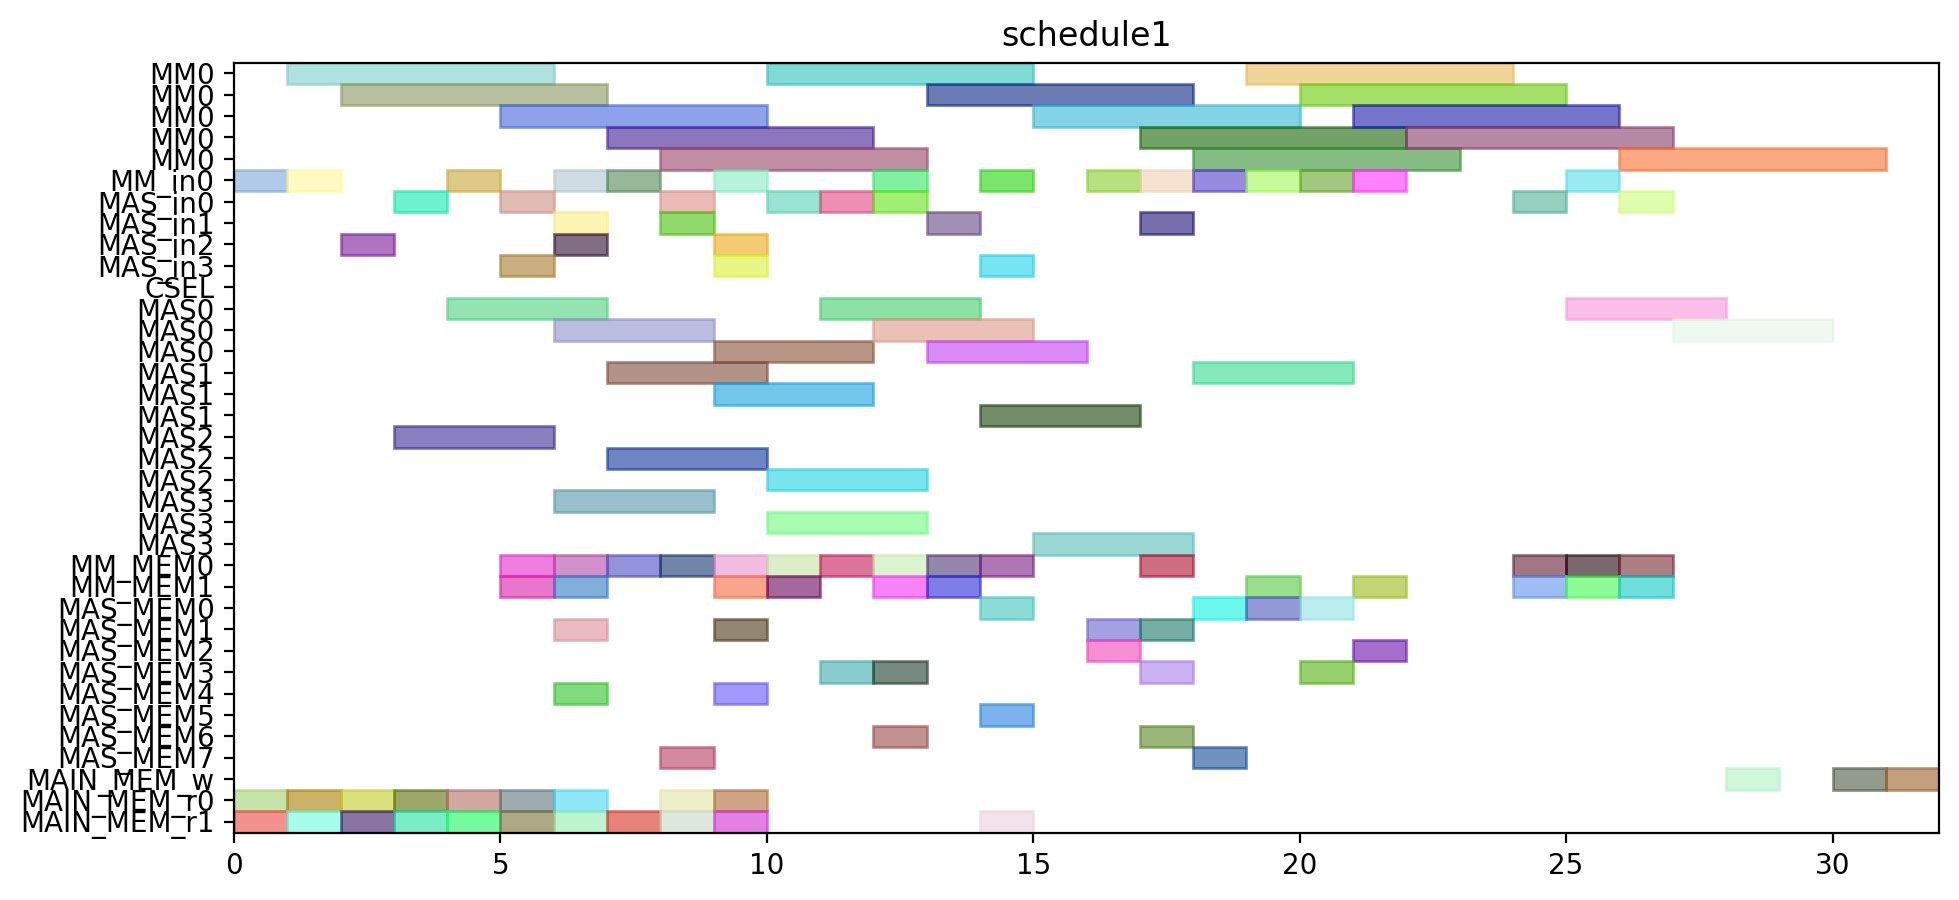

The script that drew this image:
from pyschedule import Scenario, solvers, plotters, alt


def solve():
	horizon = 146
	S = Scenario("schedule1", horizon=horizon)

	# resource
	MM = S.Resources('MM', num=1, size=5)
	MM_in = S.Resources('MM_in', num=1)
	MAS_in = S.Resources('MAS_in', num=4)
	CSEL = S.Resource('CSEL')
	MAS = S.Resources('MAS', num=4, size=3, periods=range(1, horizon))
	MM_MEM = S.Resources('MM_MEM', num=2)
	MAS_MEM = S.Resources('MAS_MEM', num=8)
	MAIN_MEM_w = S.Resource('MAIN_MEM_w', size=1)
	MAIN_MEM_r = S.Resources('MAIN_MEM_r', num=2)

	# result of previous scheduling
	t0_in = S.Task('t0_in', length=1, delay_cost=1)
	S += t0_in >= 0
	t0_in += MM_in[0]

	t0_mem0 = S.Task('t0_mem0', length=1, delay_cost=1)
	S += t0_mem0 >= 0
	t0_mem0 += MAIN_MEM_r[0]

	t0_mem1 = S.Task('t0_mem1', length=1, delay_cost=1)
	S += t0_mem1 >= 0
	t0_mem1 += MAIN_MEM_r[1]

	t0 = S.Task('t0', length=5, delay_cost=1)
	S += t0 >= 1
	t0 += MM[0]

	t2_in = S.Task('t2_in', length=1, delay_cost=1)
	S += t2_in >= 1
	t2_in += MM_in[0]

	t2_mem0 = S.Task('t2_mem0', length=1, delay_cost=1)
	S += t2_mem0 >= 1
	t2_mem0 += MAIN_MEM_r[0]

	t2_mem1 = S.Task('t2_mem1', length=1, delay_cost=1)
	S += t2_mem1 >= 1
	t2_mem1 += MAIN_MEM_r[1]

	t13_in = S.Task('t13_in', length=1, delay_cost=1)
	S += t13_in >= 2
	t13_in += MAS_in[2]

	t13_mem0 = S.Task('t13_mem0', length=1, delay_cost=1)
	S += t13_mem0 >= 2
	t13_mem0 += MAIN_MEM_r[0]

	t13_mem1 = S.Task('t13_mem1', length=1, delay_cost=1)
	S += t13_mem1 >= 2
	t13_mem1 += MAIN_MEM_r[1]

	t2 = S.Task('t2', length=5, delay_cost=1)
	S += t2 >= 2
	t2 += MM[0]

	t13 = S.Task('t13', length=3, delay_cost=1)
	S += t13 >= 3
	t13 += MAS[2]

	t14_in = S.Task('t14_in', length=1, delay_cost=1)
	S += t14_in >= 3
	t14_in += MAS_in[0]

	t14_mem0 = S.Task('t14_mem0', length=1, delay_cost=1)
	S += t14_mem0 >= 3
	t14_mem0 += MAIN_MEM_r[0]

	t14_mem1 = S.Task('t14_mem1', length=1, delay_cost=1)
	S += t14_mem1 >= 3
	t14_mem1 += MAIN_MEM_r[1]

	t14 = S.Task('t14', length=3, delay_cost=1)
	S += t14 >= 4
	t14 += MAS[0]

	t1_in = S.Task('t1_in', length=1, delay_cost=1)
	S += t1_in >= 4
	t1_in += MM_in[0]

	t1_mem0 = S.Task('t1_mem0', length=1, delay_cost=1)
	S += t1_mem0 >= 4
	t1_mem0 += MAIN_MEM_r[0]

	t1_mem1 = S.Task('t1_mem1', length=1, delay_cost=1)
	S += t1_mem1 >= 4
	t1_mem1 += MAIN_MEM_r[1]

	t1 = S.Task('t1', length=5, delay_cost=1)
	S += t1 >= 5
	t1 += MM[0]

	t18_in = S.Task('t18_in', length=1, delay_cost=1)
	S += t18_in >= 5
	t18_in += MAS_in[3]

	t18_mem0 = S.Task('t18_mem0', length=1, delay_cost=1)
	S += t18_mem0 >= 5
	t18_mem0 += MM_MEM[0]

	t18_mem1 = S.Task('t18_mem1', length=1, delay_cost=1)
	S += t18_mem1 >= 5
	t18_mem1 += MM_MEM[1]

	t4_in = S.Task('t4_in', length=1, delay_cost=1)
	S += t4_in >= 5
	t4_in += MAS_in[0]

	t4_mem0 = S.Task('t4_mem0', length=1, delay_cost=1)
	S += t4_mem0 >= 5
	t4_mem0 += MAIN_MEM_r[0]

	t4_mem1 = S.Task('t4_mem1', length=1, delay_cost=1)
	S += t4_mem1 >= 5
	t4_mem1 += MAIN_MEM_r[1]

	t15_in = S.Task('t15_in', length=1, delay_cost=1)
	S += t15_in >= 6
	t15_in += MM_in[0]

	t15_mem0 = S.Task('t15_mem0', length=1, delay_cost=1)
	S += t15_mem0 >= 6
	t15_mem0 += MAS_MEM[4]

	t15_mem1 = S.Task('t15_mem1', length=1, delay_cost=1)
	S += t15_mem1 >= 6
	t15_mem1 += MAS_MEM[1]

	t16_in = S.Task('t16_in', length=1, delay_cost=1)
	S += t16_in >= 6
	t16_in += MAS_in[1]

	t16_mem0 = S.Task('t16_mem0', length=1, delay_cost=1)
	S += t16_mem0 >= 6
	t16_mem0 += MM_MEM[0]

	t16_mem1 = S.Task('t16_mem1', length=1, delay_cost=1)
	S += t16_mem1 >= 6
	t16_mem1 += MM_MEM[1]

	t18 = S.Task('t18', length=3, delay_cost=1)
	S += t18 >= 6
	t18 += MAS[3]

	t3_in = S.Task('t3_in', length=1, delay_cost=1)
	S += t3_in >= 6
	t3_in += MAS_in[2]

	t3_mem0 = S.Task('t3_mem0', length=1, delay_cost=1)
	S += t3_mem0 >= 6
	t3_mem0 += MAIN_MEM_r[0]

	t3_mem1 = S.Task('t3_mem1', length=1, delay_cost=1)
	S += t3_mem1 >= 6
	t3_mem1 += MAIN_MEM_r[1]

	t4 = S.Task('t4', length=3, delay_cost=1)
	S += t4 >= 6
	t4 += MAS[0]

	t15 = S.Task('t15', length=5, delay_cost=1)
	S += t15 >= 7
	t15 += MM[0]

	t16 = S.Task('t16', length=3, delay_cost=1)
	S += t16 >= 7
	t16 += MAS[1]

	t20_in = S.Task('t20_in', length=1, delay_cost=1)
	S += t20_in >= 7
	t20_in += MM_in[0]

	t20_mem0 = S.Task('t20_mem0', length=1, delay_cost=1)
	S += t20_mem0 >= 7
	t20_mem0 += MM_MEM[0]

	t20_mem1 = S.Task('t20_mem1', length=1, delay_cost=1)
	S += t20_mem1 >= 7
	t20_mem1 += MAIN_MEM_r[1]

	t3 = S.Task('t3', length=3, delay_cost=1)
	S += t3 >= 7
	t3 += MAS[2]

	t19_in = S.Task('t19_in', length=1, delay_cost=1)
	S += t19_in >= 8
	t19_in += MAS_in[0]

	t19_mem0 = S.Task('t19_mem0', length=1, delay_cost=1)
	S += t19_mem0 >= 8
	t19_mem0 += MM_MEM[0]

	t19_mem1 = S.Task('t19_mem1', length=1, delay_cost=1)
	S += t19_mem1 >= 8
	t19_mem1 += MAS_MEM[7]

	t20 = S.Task('t20', length=5, delay_cost=1)
	S += t20 >= 8
	t20 += MM[0]

	t9_in = S.Task('t9_in', length=1, delay_cost=1)
	S += t9_in >= 8
	t9_in += MAS_in[1]

	t9_mem0 = S.Task('t9_mem0', length=1, delay_cost=1)
	S += t9_mem0 >= 8
	t9_mem0 += MAIN_MEM_r[0]

	t9_mem1 = S.Task('t9_mem1', length=1, delay_cost=1)
	S += t9_mem1 >= 8
	t9_mem1 += MAIN_MEM_r[1]

	t19 = S.Task('t19', length=3, delay_cost=1)
	S += t19 >= 9
	t19 += MAS[0]

	t5_in = S.Task('t5_in', length=1, delay_cost=1)
	S += t5_in >= 9
	t5_in += MM_in[0]

	t5_mem0 = S.Task('t5_mem0', length=1, delay_cost=1)
	S += t5_mem0 >= 9
	t5_mem0 += MAS_MEM[4]

	t5_mem1 = S.Task('t5_mem1', length=1, delay_cost=1)
	S += t5_mem1 >= 9
	t5_mem1 += MAS_MEM[1]

	t6_in = S.Task('t6_in', length=1, delay_cost=1)
	S += t6_in >= 9
	t6_in += MAS_in[2]

	t6_mem0 = S.Task('t6_mem0', length=1, delay_cost=1)
	S += t6_mem0 >= 9
	t6_mem0 += MM_MEM[0]

	t6_mem1 = S.Task('t6_mem1', length=1, delay_cost=1)
	S += t6_mem1 >= 9
	t6_mem1 += MM_MEM[1]

	t8_in = S.Task('t8_in', length=1, delay_cost=1)
	S += t8_in >= 9
	t8_in += MAS_in[3]

	t8_mem0 = S.Task('t8_mem0', length=1, delay_cost=1)
	S += t8_mem0 >= 9
	t8_mem0 += MAIN_MEM_r[0]

	t8_mem1 = S.Task('t8_mem1', length=1, delay_cost=1)
	S += t8_mem1 >= 9
	t8_mem1 += MAIN_MEM_r[1]

	t9 = S.Task('t9', length=3, delay_cost=1)
	S += t9 >= 9
	t9 += MAS[1]

	t11_in = S.Task('t11_in', length=1, delay_cost=1)
	S += t11_in >= 10
	t11_in += MAS_in[0]

	t11_mem0 = S.Task('t11_mem0', length=1, delay_cost=1)
	S += t11_mem0 >= 10
	t11_mem0 += MM_MEM[0]

	t11_mem1 = S.Task('t11_mem1', length=1, delay_cost=1)
	S += t11_mem1 >= 10
	t11_mem1 += MM_MEM[1]

	t5 = S.Task('t5', length=5, delay_cost=1)
	S += t5 >= 10
	t5 += MM[0]

	t6 = S.Task('t6', length=3, delay_cost=1)
	S += t6 >= 10
	t6 += MAS[2]

	t8 = S.Task('t8', length=3, delay_cost=1)
	S += t8 >= 10
	t8 += MAS[3]

	t11 = S.Task('t11', length=3, delay_cost=1)
	S += t11 >= 11
	t11 += MAS[0]

	t17_in = S.Task('t17_in', length=1, delay_cost=1)
	S += t17_in >= 11
	t17_in += MAS_in[0]

	t17_mem0 = S.Task('t17_mem0', length=1, delay_cost=1)
	S += t17_mem0 >= 11
	t17_mem0 += MM_MEM[0]

	t17_mem1 = S.Task('t17_mem1', length=1, delay_cost=1)
	S += t17_mem1 >= 11
	t17_mem1 += MAS_MEM[3]

	t10_in = S.Task('t10_in', length=1, delay_cost=1)
	S += t10_in >= 12
	t10_in += MM_in[0]

	t10_mem0 = S.Task('t10_mem0', length=1, delay_cost=1)
	S += t10_mem0 >= 12
	t10_mem0 += MAS_MEM[6]

	t10_mem1 = S.Task('t10_mem1', length=1, delay_cost=1)
	S += t10_mem1 >= 12
	t10_mem1 += MAS_MEM[3]

	t17 = S.Task('t17', length=3, delay_cost=1)
	S += t17 >= 12
	t17 += MAS[0]

	t21_in = S.Task('t21_in', length=1, delay_cost=1)
	S += t21_in >= 12
	t21_in += MAS_in[0]

	t21_mem0 = S.Task('t21_mem0', length=1, delay_cost=1)
	S += t21_mem0 >= 12
	t21_mem0 += MM_MEM[0]

	t21_mem1 = S.Task('t21_mem1', length=1, delay_cost=1)
	S += t21_mem1 >= 12
	t21_mem1 += MM_MEM[1]

	t10 = S.Task('t10', length=5, delay_cost=1)
	S += t10 >= 13
	t10 += MM[0]

	t21 = S.Task('t21', length=3, delay_cost=1)
	S += t21 >= 13
	t21 += MAS[0]

	t22_in = S.Task('t22_in', length=1, delay_cost=1)
	S += t22_in >= 13
	t22_in += MAS_in[1]

	t22_mem0 = S.Task('t22_mem0', length=1, delay_cost=1)
	S += t22_mem0 >= 13
	t22_mem0 += MM_MEM[0]

	t22_mem1 = S.Task('t22_mem1', length=1, delay_cost=1)
	S += t22_mem1 >= 13
	t22_mem1 += MM_MEM[1]

	t22 = S.Task('t22', length=3, delay_cost=1)
	S += t22 >= 14
	t22 += MAS[1]

	t23_in = S.Task('t23_in', length=1, delay_cost=1)
	S += t23_in >= 14
	t23_in += MM_in[0]

	t23_mem0 = S.Task('t23_mem0', length=1, delay_cost=1)
	S += t23_mem0 >= 14
	t23_mem0 += MAS_MEM[0]

	t23_mem1 = S.Task('t23_mem1', length=1, delay_cost=1)
	S += t23_mem1 >= 14
	t23_mem1 += MAIN_MEM_r[1]

	t7_in = S.Task('t7_in', length=1, delay_cost=1)
	S += t7_in >= 14
	t7_in += MAS_in[3]

	t7_mem0 = S.Task('t7_mem0', length=1, delay_cost=1)
	S += t7_mem0 >= 14
	t7_mem0 += MM_MEM[0]

	t7_mem1 = S.Task('t7_mem1', length=1, delay_cost=1)
	S += t7_mem1 >= 14
	t7_mem1 += MAS_MEM[5]

	t23 = S.Task('t23', length=5, delay_cost=1)
	S += t23 >= 15
	t23 += MM[0]

	t7 = S.Task('t7', length=3, delay_cost=1)
	S += t7 >= 15
	t7 += MAS[3]

	t27_in = S.Task('t27_in', length=1, delay_cost=1)
	S += t27_in >= 16
	t27_in += MM_in[0]

	t27_mem0 = S.Task('t27_mem0', length=1, delay_cost=1)
	S += t27_mem0 >= 16
	t27_mem0 += MAS_MEM[2]

	t27_mem1 = S.Task('t27_mem1', length=1, delay_cost=1)
	S += t27_mem1 >= 16
	t27_mem1 += MAS_MEM[1]

	t12_in = S.Task('t12_in', length=1, delay_cost=1)
	S += t12_in >= 17
	t12_in += MAS_in[1]

	t12_mem0 = S.Task('t12_mem0', length=1, delay_cost=1)
	S += t12_mem0 >= 17
	t12_mem0 += MM_MEM[0]

	t12_mem1 = S.Task('t12_mem1', length=1, delay_cost=1)
	S += t12_mem1 >= 17
	t12_mem1 += MAS_MEM[1]

	t25_in = S.Task('t25_in', length=1, delay_cost=1)
	S += t25_in >= 17
	t25_in += MM_in[0]

	t25_mem0 = S.Task('t25_mem0', length=1, delay_cost=1)
	S += t25_mem0 >= 17
	t25_mem0 += MAS_MEM[6]

	t25_mem1 = S.Task('t25_mem1', length=1, delay_cost=1)
	S += t25_mem1 >= 17
	t25_mem1 += MAS_MEM[3]

	t27 = S.Task('t27', length=5, delay_cost=1)
	S += t27 >= 17
	t27 += MM[0]

	t12 = S.Task('t12', length=3, delay_cost=1)
	S += t12 >= 18
	t12 += MAS[1]

	t25 = S.Task('t25', length=5, delay_cost=1)
	S += t25 >= 18
	t25 += MM[0]

	t28_in = S.Task('t28_in', length=1, delay_cost=1)
	S += t28_in >= 18
	t28_in += MM_in[0]

	t28_mem0 = S.Task('t28_mem0', length=1, delay_cost=1)
	S += t28_mem0 >= 18
	t28_mem0 += MAS_MEM[0]

	t28_mem1 = S.Task('t28_mem1', length=1, delay_cost=1)
	S += t28_mem1 >= 18
	t28_mem1 += MAS_MEM[7]

	t28 = S.Task('t28', length=5, delay_cost=1)
	S += t28 >= 19
	t28 += MM[0]

	t29_in = S.Task('t29_in', length=1, delay_cost=1)
	S += t29_in >= 20
	t29_in += MM_in[0]

	t29_mem0 = S.Task('t29_mem0', length=1, delay_cost=1)
	S += t29_mem0 >= 20
	t29_mem0 += MAS_MEM[0]

	t29_mem1 = S.Task('t29_mem1', length=1, delay_cost=1)
	S += t29_mem1 >= 20
	t29_mem1 += MAS_MEM[3]

	t29 = S.Task('t29', length=5, delay_cost=1)
	S += t29 >= 21
	t29 += MM[0]


	# new tasks
	t24 = S.Task('t24', length=5, delay_cost=1)
	t24 += alt(MM)
	t24_in = S.Task('t24_in', length=1, delay_cost=1)
	t24_in += alt(MM_in)
	S += t24_in*MM_in[0]<=t24*MM[0]
	t24_mem0 = S.Task('t24_mem0', length=1, delay_cost=1)
	t24_mem0 += MAS_MEM[2]
	S += 20 < t24_mem0
	S += t24_mem0 <= t24

	t24_mem1 = S.Task('t24_mem1', length=1, delay_cost=1)
	t24_mem1 += MM_MEM[1]
	S += 19 < t24_mem1
	S += t24_mem1 <= t24

	t26 = S.Task('t26', length=5, delay_cost=1)
	t26 += alt(MM)
	t26_in = S.Task('t26_in', length=1, delay_cost=1)
	t26_in += alt(MM_in)
	S += t26_in*MM_in[0]<=t26*MM[0]
	t26_mem0 = S.Task('t26_mem0', length=1, delay_cost=1)
	t26_mem0 += MAS_MEM[0]
	S += 11 < t26_mem0
	S += t26_mem0 <= t26

	t26_mem1 = S.Task('t26_mem1', length=1, delay_cost=1)
	t26_mem1 += MM_MEM[1]
	S += 19 < t26_mem1
	S += t26_mem1 <= t26

	PZ_new = S.Task('PZ_new', length=5, delay_cost=1)
	PZ_new += alt(MM)
	PZ_new_in = S.Task('PZ_new_in', length=1, delay_cost=1)
	PZ_new_in += alt(MM_in)
	S += PZ_new_in*MM_in[0]<=PZ_new*MM[0]
	S += 0<PZ_new

	PZ_new_w = S.Task('PZ_new_w', length=1, delay_cost=1)
	PZ_new_w += alt(MAIN_MEM_w)
	S += PZ_new <= PZ_new_w

	PZ_new_mem0 = S.Task('PZ_new_mem0', length=1, delay_cost=1)
	PZ_new_mem0 += MM_MEM[0]
	S += 25 < PZ_new_mem0
	S += PZ_new_mem0 <= PZ_new

	PZ_new_mem1 = S.Task('PZ_new_mem1', length=1, delay_cost=1)
	PZ_new_mem1 += MM_MEM[1]
	S += 23 < PZ_new_mem1
	S += PZ_new_mem1 <= PZ_new

	PX_new = S.Task('PX_new', length=3, delay_cost=1)
	PX_new += alt(MAS)
	PX_new_in = S.Task('PX_new_in', length=1, delay_cost=1)
	PX_new_in += alt(MAS_in)
	S += PX_new_in*MAS_in[0]<=PX_new*MAS[0]

	S += PX_new_in*MAS_in[1]<=PX_new*MAS[1]

	S += PX_new_in*MAS_in[2]<=PX_new*MAS[2]

	S += PX_new_in*MAS_in[3]<=PX_new*MAS[3]

	S += 0<PX_new

	PX_new_w = S.Task('PX_new_w', length=1, delay_cost=1)
	PX_new_w += alt(MAIN_MEM_w)
	S += PX_new <= PX_new_w

	PX_new_mem0 = S.Task('PX_new_mem0', length=1, delay_cost=1)
	PX_new_mem0 += MM_MEM[0]
	S += 22 < PX_new_mem0
	S += PX_new_mem0 <= PX_new

	PX_new_mem1 = S.Task('PX_new_mem1', length=1, delay_cost=1)
	PX_new_mem1 += alt(MM_MEM)
	S += (t24*MM[0])-1 < PX_new_mem1*MM_MEM[1]
	S += PX_new_mem1 <= PX_new

	PY_new = S.Task('PY_new', length=3, delay_cost=1)
	PY_new += alt(MAS)
	PY_new_in = S.Task('PY_new_in', length=1, delay_cost=1)
	PY_new_in += alt(MAS_in)
	S += PY_new_in*MAS_in[0]<=PY_new*MAS[0]

	S += PY_new_in*MAS_in[1]<=PY_new*MAS[1]

	S += PY_new_in*MAS_in[2]<=PY_new*MAS[2]

	S += PY_new_in*MAS_in[3]<=PY_new*MAS[3]

	S += 0<PY_new

	PY_new_w = S.Task('PY_new_w', length=1, delay_cost=1)
	PY_new_w += alt(MAIN_MEM_w)
	S += PY_new <= PY_new_w

	PY_new_mem0 = S.Task('PY_new_mem0', length=1, delay_cost=1)
	PY_new_mem0 += MM_MEM[0]
	S += 21 < PY_new_mem0
	S += PY_new_mem0 <= PY_new

	PY_new_mem1 = S.Task('PY_new_mem1', length=1, delay_cost=1)
	PY_new_mem1 += alt(MM_MEM)
	S += (t26*MM[0])-1 < PY_new_mem1*MM_MEM[1]
	S += PY_new_mem1 <= PY_new

	solvers.mip.solve(S,msg=1,kind='CPLEX',ratio_gap=1.01)

	solution = [['hoge']*len(S.solution()[1]) for i in range(len(S.solution()))]
	for i in range(len(S.solution())):
		for j in range(len(S.solution()[i])):
			solution[i][j]=str(S.solution()[i][j])
	print(solution)

	cycles = int(solution[-1][3])

	pic_file_name = "/home/mfukuda/ABE/multiRAM_multiMAS_16mux/scheduling_result/stage5MM1_stage3MAS4/EP_ADD_A_0/schedule1.png"
	if(S.solution() != []):
		plotters.matplotlib.plot(S,img_filename=pic_file_name, show_task_labels=False, fig_size=(cycles*0.25+3, 5))

	return solution
